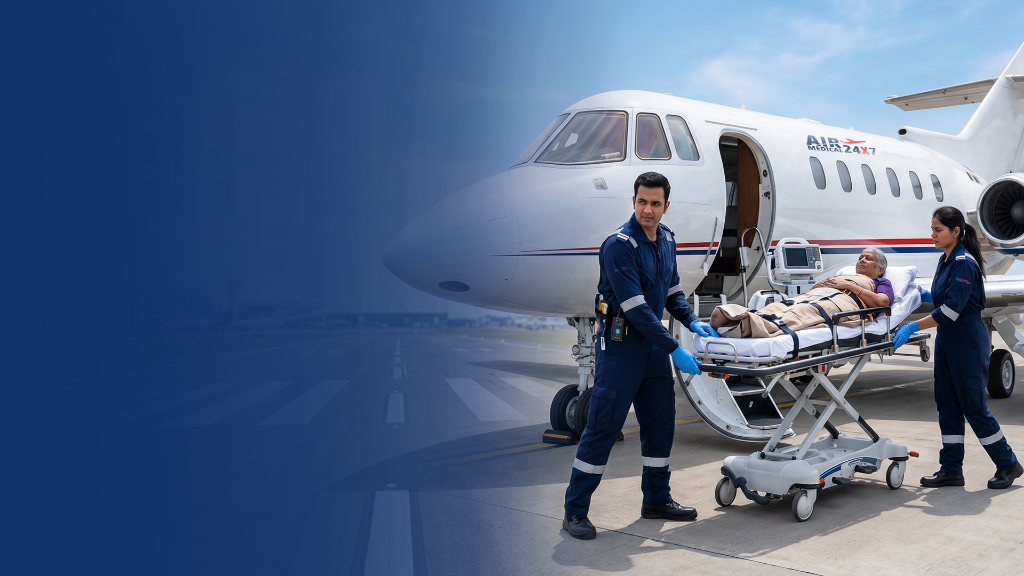
#> input picture img/home-banner-hq.png, 1024 x 576 px, found by its file name
$ python flip_banner.py
#> lines starting #> are read from the running program, lines starting #| are printed output that depends on the picture
from PIL import Image, ImageOps

try:
    img = Image.open('img/home-banner-hq.png')
#> img is the input picture: PIL image 1024x576 RGBA; mean R, G, B, A 84.3, 103.7, 136, 255
    flipped = ImageOps.mirror(img)
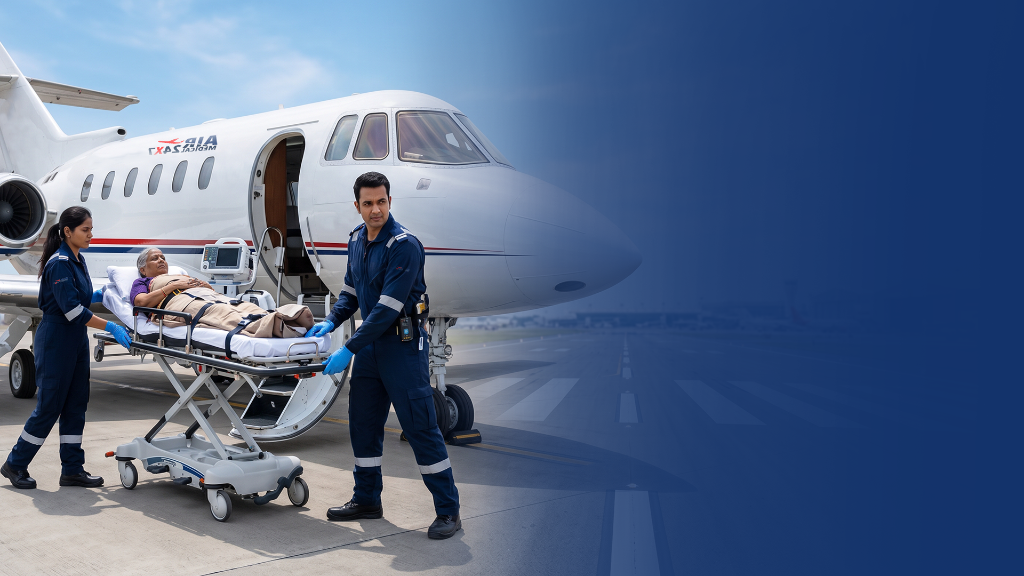
#> flipped: PIL image 1024x576 RGBA; mean R, G, B, A 84.3, 103.7, 136, 255
    flipped.save('img/home-banner-hq-flipped.png')
    print("Success: Flipped image saved to img/home-banner-hq-flipped.png")
except Exception as e:
    print(f"Error flipping image: {e}")
